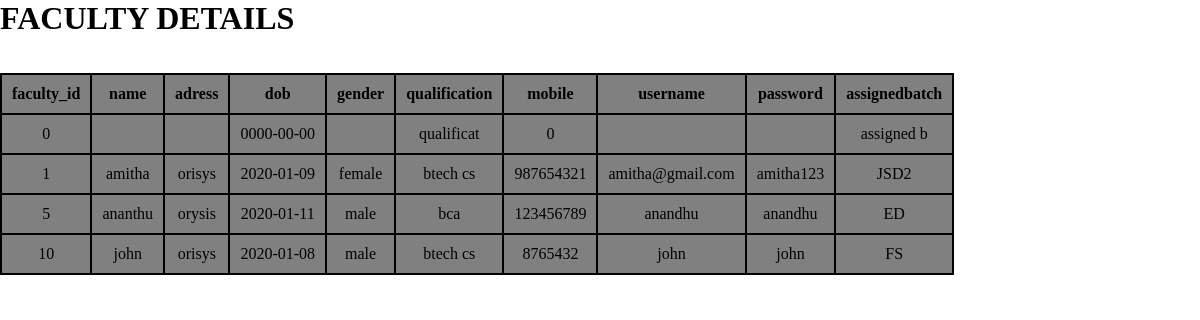
Page /view_faculty.php on the committed database.
### tables this page shows
CREATE TABLE `faculty` (
  `faculty_id` int(11) NOT NULL,
  `name` varchar(20) NOT NULL,
  `adress` varchar(20) NOT NULL,
  `dob` date NOT NULL,
  `gender` varchar(10) NOT NULL,
  `qualification` varchar(10) NOT NULL,
  `mobile` int(11) NOT NULL,
  `username` varchar(20) NOT NULL,
  `password` varchar(10) NOT NULL,
  `assignedbatch` varchar(10) NOT NULL
);

### view_faculty.php (the view, shortened to what this page needs)
<!DOCTYPE html>
<html>
	<head>
		<link rel="stylesheet" href="css/style3.css">
	</head>
	<body class="bi">
		<div class="display">
		<div>
			<h1>FACULTY DETAILS</h1>
			<br><br>
			<table>
				<thead>
					<tr>
						<th>faculty_id</th>
						<th>name</th>
						<th>adress</th>
						<th>dob</th>
						<th>gender</th>
						<th>qualification</th>
						<th>mobile</th>
						<th>username</th>
						<th>password</th>
						<th>assignedbatch</th>
					</tr>
				</thead>
				<tbody>
					<?php
						require_once 'connect.php';
						$sql="select * from faculty";
						$result=mysqli_query($conn,$sql);
						while($row=mysqli_fetch_assoc($result))
						{
					?>
					<tr>
						<td><?php echo $row['faculty_id'];?></td>
						<td><?php echo $row['name'];?></td>
						<td><?php echo $row['adress'];?></td>
						<td><?php echo $row['dob'];?></td>
						<td><?php echo $row['gender'];?></td>
						<td><?php echo $row['qualification'];?></td>
						<td><?php echo $row['mobile'];?></td>
						<td><?php echo $row['username'];?></td>
						<td><?php echo $row['password'];?></td>
						<td><?php echo $row['assignedbatch'];?></td>
					</tr>
						<?php
							}
						?>
				</tbody>
			</table>
		</div>
	</div>
	</body>
</html>

### css/style3.css (style rules this page uses)
* { margin:0px; padding:0px; box-sizing:border-box; }

### view_faculty.php (style rules this page uses)
table,td,th { border: 2px solid black;border-collapse: collapse; padding:10px;background-color: grey;text-align: center; }

### rows in the picture
faculty: faculty_id "0", dob "0000-00-00", qualification "qualificat", mobile "0", assignedbatch "assigned b"
faculty: faculty_id "1", name "amitha", adress "orisys", dob "2020-01-09", gender "female", qualification "btech cs", mobile "987654321", username "amitha@gmail.com", password "amitha123", assignedbatch "JSD2"
faculty: faculty_id "5", name "ananthu", adress "orysis", dob "2020-01-11", gender "male", qualification "bca", mobile "123456789", username "anandhu", password "anandhu", assignedbatch "ED"
faculty: faculty_id "10", name "john", adress "orisys", dob "2020-01-08", gender "male", qualification "btech cs", mobile "8765432", username "john", password "john", assignedbatch "FS"
